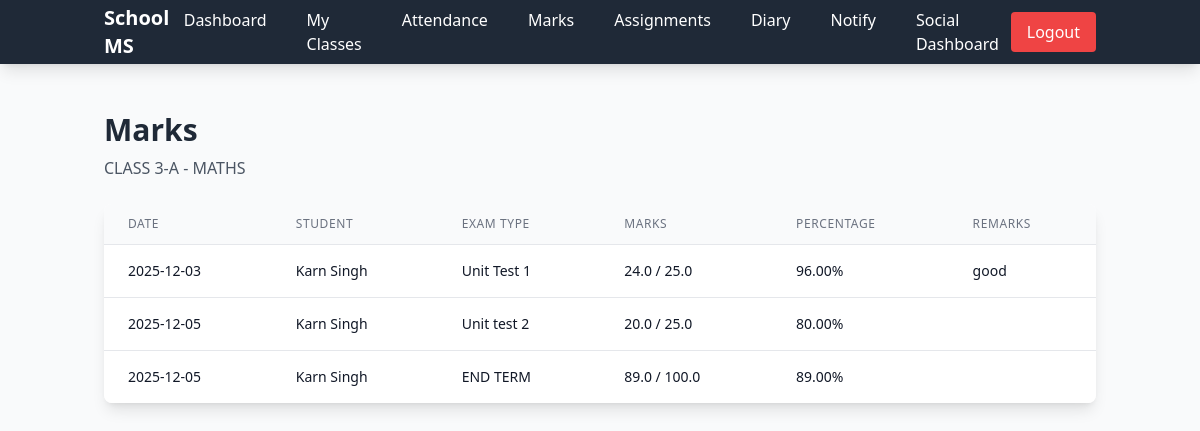
The app's page /teacher/view_marks/1 (signed in) with its own data.
### app.py (models this page shows, shortened)
class Classes(db.Model):
    __tablename__ = 'classes'
    id = db.Column(db.Integer, primary_key=True)
    class_id = db.Column(db.String(20), unique=True, nullable=True)
    name = db.Column(db.String(100), nullable=False)
    section = db.Column(db.String(10))
    grade_id = db.Column(db.String(20), db.ForeignKey('grade.grade_id'))
    head = db.Column(db.String(20), db.ForeignKey('teacher.teacher_id'))
    students = db.relationship('Student', backref='class_obj', lazy=True)
    class_subjects = db.relationship('ClassSubject', backref='class_obj', lazy=True)
    diaries = db.relationship('Diary', backref='class_obj', lazy=True)
    attendances = db.relationship('Attendance', backref='class_obj', lazy=True)
    assignments = db.relationship('Assignment', backref='class_obj', lazy=True)
    notifications = db.relationship('Notification', backref='class_obj', lazy=True)

class Subject(db.Model):
    __tablename__ = 'subject'
    id = db.Column(db.Integer, primary_key=True)
    subject_id = db.Column(db.String(20), unique=True, nullable=True)
    name = db.Column(db.String(100), nullable=False)
    description = db.Column(db.String(500))
    class_subjects = db.relationship('ClassSubject', backref='subject', lazy=True)

class Marks(db.Model):
    __tablename__ = 'marks'
    id = db.Column(db.Integer, primary_key=True)
    exam_type = db.Column(db.String(50), nullable=False)
    marks_obtained = db.Column(db.Float, nullable=False)
    total_marks = db.Column(db.Float, nullable=False)
    date = db.Column(db.Date, nullable=False, default=date.today)
    remarks = db.Column(db.String(200))
    student_id = db.Column(db.String(20), db.ForeignKey('student.student_id'), nullable=False)
    class_subject_id = db.Column(db.Integer, db.ForeignKey('class_subject.id'), nullable=False)
    teacher_id = db.Column(db.String(20), db.ForeignKey('teacher.teacher_id'), nullable=False)
    class_subject = db.relationship('ClassSubject', backref='marks')
    @property
    def percentage(self):
        return (self.marks_obtained / self.total_marks) * 100 if self.total_marks > 0 else 0

class Student(db.Model):
    __tablename__ = 'student'
    id = db.Column(db.Integer, primary_key=True)
    student_id = db.Column(db.String(20), unique=True)
    name = db.Column(db.String(100), nullable=False)
    email = db.Column(db.String(120), unique=True, nullable=False)
    password_hash = db.Column(db.String(128), nullable=False)
    age = db.Column(db.Integer, nullable=False)
    gender = db.Column(db.String(20), nullable=False)
    contact_info = db.Column(db.String(15), nullable=False)
    parent_name = db.Column(db.String(100), nullable=False)
    parent_phone = db.Column(db.String(15))
    date_join = db.Column(db.Date, nullable=False, default=date.today)
    class_id = db.Column(db.String(20), db.ForeignKey('classes.class_id'))
    attendances = db.relationship('Attendance', backref='student', lazy=True)
    marks = db.relationship('Marks', backref='student', lazy=True)
    submissions = db.relationship('Submission', backref='student', lazy=True)

### app.py (the view)
@app.route('/teacher/view_marks/<int:class_subject_id>', methods=['GET'])
@teacher_required
def view_marks(class_subject_id):
    teacher_id = session.get('teacher_id')
    class_subject = ClassSubject.query.get_or_404(class_subject_id)
    if class_subject.teacher_id != teacher_id:
        flash('Unauthorized access', 'error')
        return redirect(url_for('teacher_dashboard'))
    marks_data = Marks.query.filter_by(class_subject_id=class_subject_id).all()
    return render_template('view_marks.html',
                         class_subject=class_subject,
                         marks_data=marks_data)

### app.py (called while the page is built)
@app.context_processor
def inject_date():
    return dict(date=date, datetime=datetime)

def teacher_required(f):
    @wraps(f)
    def decorated_function(*args, **kwargs):
        if 'teacher_id' not in session:
            flash('Please login as teacher first', 'error')
            return redirect(url_for('teacher_login'))
        return f(*args, **kwargs)
    return decorated_function

### templates/view_marks.html (shortened to what this page needs)
{% extends 'base.html' %}
{% block content %}
<h2 class="text-3xl font-bold text-gray-800 mb-2">Marks</h2>
<p class="text-gray-600 mb-6">{{ class_subject.class_obj.name }} - {{ class_subject.subject.name }}</p>
<div class="bg-white shadow-lg rounded-lg overflow-hidden">
    <table class="min-w-full divide-y divide-gray-200">
        <thead class="bg-gray-50">
            <tr>
                <th class="px-6 py-3 text-left text-xs font-medium text-gray-500 uppercase tracking-wider">Date</th>
                <th class="px-6 py-3 text-left text-xs font-medium text-gray-500 uppercase tracking-wider">Student</th>
                <th class="px-6 py-3 text-left text-xs font-medium text-gray-500 uppercase tracking-wider">Exam Type</th>
                <th class="px-6 py-3 text-left text-xs font-medium text-gray-500 uppercase tracking-wider">Marks</th>
                <th class="px-6 py-3 text-left text-xs font-medium text-gray-500 uppercase tracking-wider">Percentage</th>
                <th class="px-6 py-3 text-left text-xs font-medium text-gray-500 uppercase tracking-wider">Remarks</th>
            </tr>
        </thead>
        <tbody class="bg-white divide-y divide-gray-200">
            {% for m in marks_data %}
            <tr class="hover:bg-gray-50">
                <td class="px-6 py-4 whitespace-nowrap text-sm text-gray-900">{{ m.date }}</td>
                <td class="px-6 py-4 whitespace-nowrap text-sm font-medium text-gray-900">{{ m.student.name }}</td>
                <td class="px-6 py-4 whitespace-nowrap text-sm text-gray-900">{{ m.exam_type }}</td>
                <td class="px-6 py-4 whitespace-nowrap text-sm text-gray-900">{{ m.marks_obtained }} / {{ m.total_marks }}</td>
                <td class="px-6 py-4 whitespace-nowrap text-sm text-gray-900">{{ "%.2f"|format(m.percentage) }}%</td>
                <td class="px-6 py-4 text-sm text-gray-900">{{ m.remarks }}</td>
            </tr>
            {% endfor %}
        </tbody>
    </table>
</div>
{% endblock %}

### records on screen
Classes: class_obj.name "CLASS 3-A"
Subject: subject.name "MATHS"
Marks: date "2025-12-03", student.name "Karn Singh", exam_type "Unit Test 1", marks_obtained "24.0", total_marks "25.0", percentage "96.00", remarks "good"
Marks: date "2025-12-05", student.name "Karn Singh", exam_type "Unit test 2", marks_obtained "20.0", total_marks "25.0", percentage "80.00"
Marks: date "2025-12-05", student.name "Karn Singh", exam_type "END TERM", marks_obtained "89.0", total_marks "100.0", percentage "89.00"
